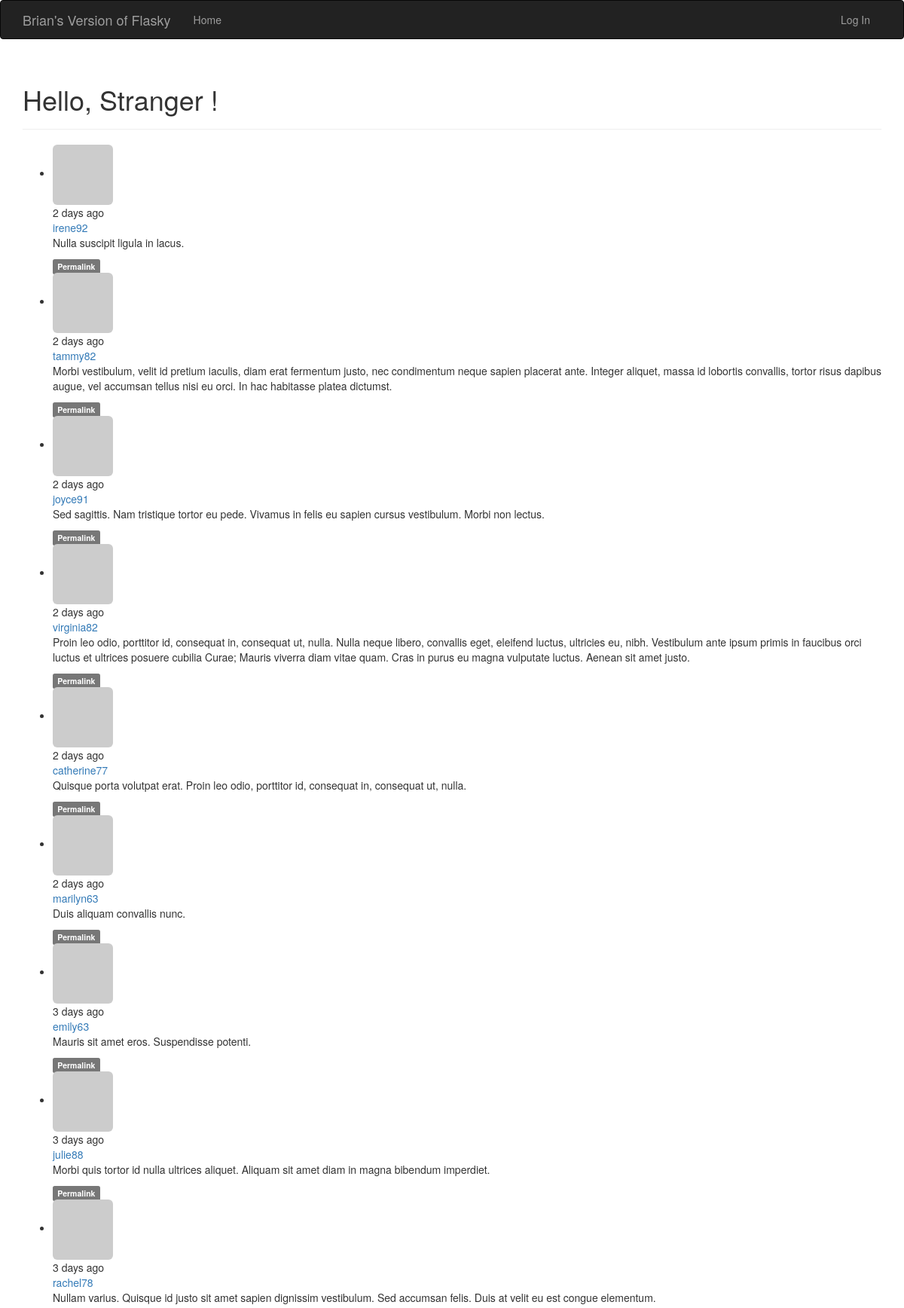
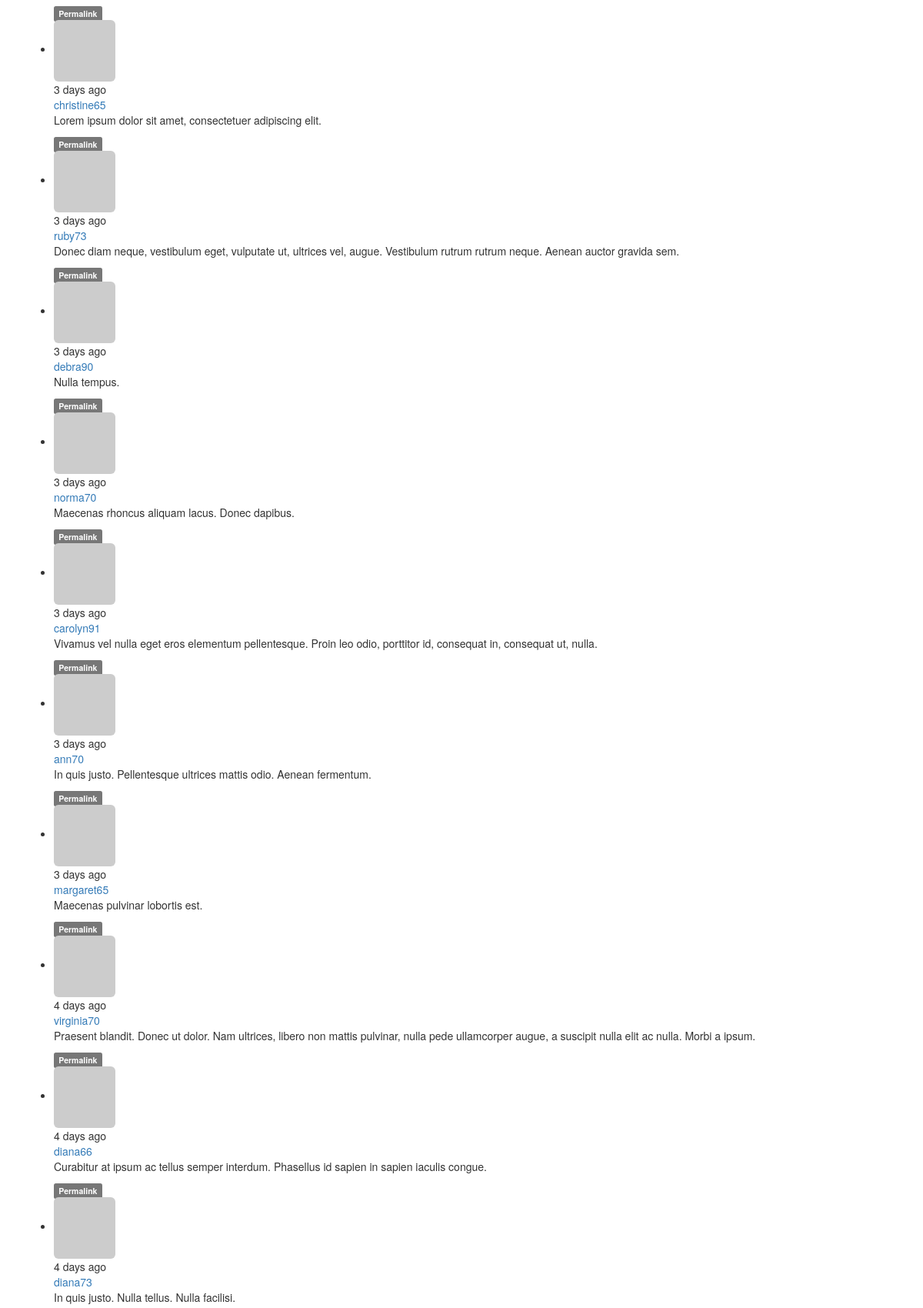
The page / (upper part) on the database its author committed (2 pictures, top to bottom).
### app/models.py (models this page shows, shortened)
class Post(db.Model):
	__tablename__ = 'posts'
	id = db.Column(db.Integer, primary_key=True)
	body = db.Column(db.Text)
	body_html = db.Column(db.Text)
	timestamp = db.Column(db.DateTime, index=True, default=datetime.utcnow)
	author_id = db.Column(db.Integer, db.ForeignKey('users.id'))

class User(UserMixin, db.Model):
	__tablename__ = 'users'
	id = db.Column(db.Integer, primary_key=True)
	email = db.Column(db.String(64), unique=True, index=True)
	username = db.Column(db.String(64), unique=True, index=True)
	role_id = db.Column(db.Integer, db.ForeignKey('roles.id'))
	password_hash = db.Column(db.String(128))
	confirmed = db.Column(db.Boolean, default=False)
	name = db.Column(db.String(64))
	location = db.Column(db.String(64))
	about_me = db.Column(db.Text())
	member_since = db.Column(db.DateTime(), default=datetime.utcnow)
	last_seen = db.Column(db.DateTime(), default=datetime.utcnow)
	avatar_hash = db.Column(db.String(32))
	posts = db.relationship('Post', backref='author', lazy='dynamic')
	followed = db.relationship('Follow',
								foreign_keys=[Follow.follower_id],
								backref=db.backref('follower', lazy='joined'),
								lazy='dynamic',
								cascade='all, delete-orphan')
	followers = db.relationship('Follow',
								foreign_keys=[Follow.follower_id],
								backref=db.backref('followed', lazy='joined'),
								lazy='dynamic',
								cascade='all, delete-orphan')
	@property
	def password(self):
		raise AttributeError('password is not a readable attribute')
	def gravatar(self, size=100, default='identicon', rating='g'):
		if request.is_secure:
			url = 'https://secure.gravatar.com/avatar'
		else:
			url = 'http://secure.gravatar.com/avatar'
		hash = self.avatar_hash or hashlib.md5(self.email.encode('utf-8')).hexdigest()
		return '{url}/{hash}?s={size}&d={default}&r={rating}'.format(
			url=url, hash=hash, size=size, default=default, rating=rating)

### app/main/views.py (the view)
@main.route('/', methods=['GET', 'POST'])
def index():
	form = PostForm()
	if current_user.can(Permission.WRITE_ARTICLES) and \
			form.validate_on_submit():
		post = Post(body=form.body.data, author=current_user._get_current_object())
		db.session.add(post)
		return redirect(url_for('.index'))
	page = request.args.get('page', 1, type=int)
	show_followed = False
	if current_user.is_authenticated:
		show_followed = bool(request.cookies.get('show_followed', ''))
	if show_followed:
		query = current_user.followed_posts
	else:
		query = Post.query
	pagination = Post.query.order_by(Post.timestamp.desc()).paginate(
		page, per_page=current_app.config['POSTS_PER_PAGE'],
		error_out=False)
	posts = pagination.items
	return render_template('index.html', form=form, posts=posts, pagination=pagination)

### app/auth/views.py (called while the page is built)
@auth.before_app_request
def before_request():
	if current_user.is_authenticated:
		current_user.ping()
		if not current_user.confirmed \
				and request.endpoint[:5] != 'auth.' \
				and request.endpoint != 'static':
			return redirect(url_for('auth.unconfirmed'))

### app/main/__init__.py (called while the page is built)
@main.app_context_processor
def inject_permissions():
	return dict(Permission=Permission)

### app/models.py (called while the page is built)
	def can(self, permissions):
		return False

	def is_administrator(self):
		return False

### app/templates/index.html (shortened to what this page needs)
{% extends "base.html" %}
{% import "bootstrap/wtf.html" as wtf %}
{% import "_macros.html" as macros %}
{% block page_content %}
<div class="page-header">
	<h1>Hello,
		{% if current_user.is_authenticated %}
			{{ current_user.username }}
		{% else %}
			Stranger
		{% endif %}!
	</h1>
</div>
{% include '_posts.html' %}
{% endblock %}

### app/templates/_posts.html (shortened to what this page needs)
<ul class="posts">
	{% for post in posts %}
	<li class="post">
		<div class="post-thumbnail">
			<a href="{{ url_for('.user', username=post.author.username) }}">
				<img class="img-rounded profile-thumbnail" src="{{ post.author.gravatar(size=40) }}">
			</a>
		</div>
		<div class="post-content">
			<div class="post-date">{{ moment(post.timestamp).fromNow() }}</div>
			<div class="post-author"><a href="{{ url_for('.user', username=post.author.username) }}">{{ post.author.username }}</a></div>
			<div class="post-body">
				{% if post.body_html %}
					{{ post.body_html | safe }}
				{% else %}
					{{ post.body }}
				{% endif %}
			</div>
			<div class="post-footer">
				<a href="{{ url_for('.post', id=post.id) }}">
					<span class="label label-default">Permalink</span>
				</a>
			</div>
		</div>
	</li>
	{% endfor %}
</ul>

### rows shown on the page
Post: timestamp "2 days ago", author.username "irene92", body_html "Nulla suscipit ligula in lacus."
Post: timestamp "2 days ago", author.username "tammy82", body_html "Morbi vestibulum, velit id pretium iaculis, diam erat fermentum justo, nec condimentum neque sapien placerat ante. Integer aliquet, massa id lobortis convallis, tortor risus dapibus augue, vel accumsan tellus nisi eu orci. In hac habitasse platea dictumst."
Post: timestamp "2 days ago", author.username "joyce91", body_html "Sed sagittis. Nam tristique tortor eu pede. Vivamus in felis eu sapien cursus vestibulum. Morbi non lectus."
Post: timestamp "2 days ago", author.username "virginia82", body_html "Proin leo odio, porttitor id, consequat in, consequat ut, nulla. Nulla neque libero, convallis eget, eleifend luctus, ultricies eu, nibh. Vestibulum ante ipsum primis in faucibus orci luctus et ultrices posuere cubilia Curae; Mauris viverra diam vitae quam. Cras in purus eu magna vulputate luctus. Aenean sit amet justo."
Post: timestamp "2 days ago", author.username "catherine77", body_html "Quisque porta volutpat erat. Proin leo odio, porttitor id, consequat in, consequat ut, nulla."
Post: timestamp "2 days ago", author.username "marilyn63", body_html "Duis aliquam convallis nunc."
Post: timestamp "3 days ago", author.username "emily63", body_html "Mauris sit amet eros. Suspendisse potenti."
Post: timestamp "3 days ago", author.username "julie88", body_html "Morbi quis tortor id nulla ultrices aliquet. Aliquam sit amet diam in magna bibendum imperdiet."
Post: timestamp "3 days ago", author.username "rachel78", body_html "Nullam varius. Quisque id justo sit amet sapien dignissim vestibulum. Sed accumsan felis. Duis at velit eu est congue elementum."
Post: timestamp "3 days ago", author.username "christine65", body_html "Lorem ipsum dolor sit amet, consectetuer adipiscing elit."
Post: timestamp "3 days ago", author.username "ruby73", body_html "Donec diam neque, vestibulum eget, vulputate ut, ultrices vel, augue. Vestibulum rutrum rutrum neque. Aenean auctor gravida sem."
Post: timestamp "3 days ago", author.username "debra90", body_html "Nulla tempus."
Post: timestamp "3 days ago", author.username "norma70", body_html "Maecenas rhoncus aliquam lacus. Donec dapibus."
Post: timestamp "3 days ago", author.username "carolyn91", body_html "Vivamus vel nulla eget eros elementum pellentesque. Proin leo odio, porttitor id, consequat in, consequat ut, nulla."
Post: timestamp "3 days ago", author.username "ann70", body_html "In quis justo. Pellentesque ultrices mattis odio. Aenean fermentum."
Post: timestamp "3 days ago", author.username "margaret65", body_html "Maecenas pulvinar lobortis est."
Post: timestamp "4 days ago", author.username "virginia70", body_html "Praesent blandit. Donec ut dolor. Nam ultrices, libero non mattis pulvinar, nulla pede ullamcorper augue, a suscipit nulla elit ac nulla. Morbi a ipsum."
Post: timestamp "4 days ago", author.username "diana66", body_html "Curabitur at ipsum ac tellus semper interdum. Phasellus id sapien in sapien iaculis congue."
Post: timestamp "4 days ago", author.username "diana73", body_html "In quis justo. Nulla tellus. Nulla facilisi."
